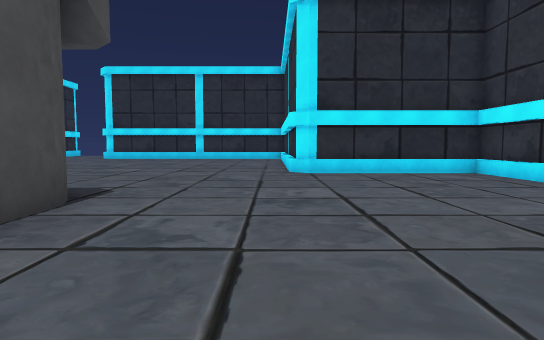
[1] (above)

24 first-person views from a walk through a scene from a Unity 3-D project. The camera is 1.5 m above the floor, tilts 4° down and sees 75° across. The floor is counted in squares, 2 m on a side. Each view is taken from the middle of a square. On the plan, view 1 faces up. The plan holds only what a view shows up to about 11 squares ahead; the rest is blank. The place goes on beyond the plan.

[2]
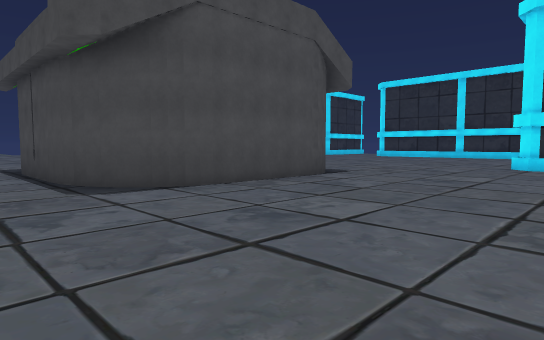

[3]
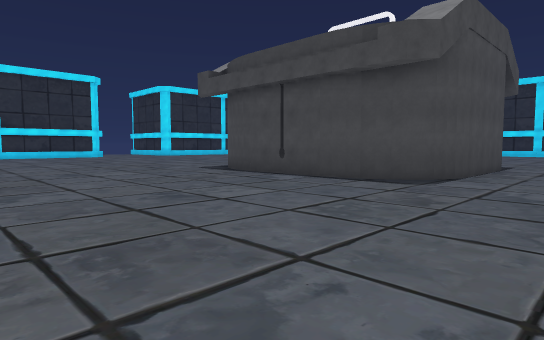

[4]
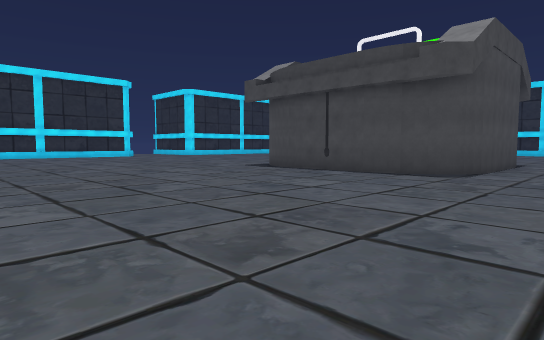

[5]
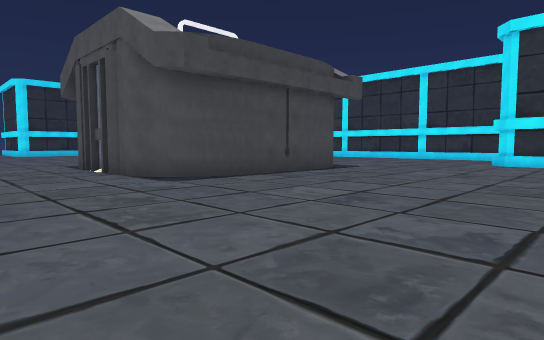

[6]
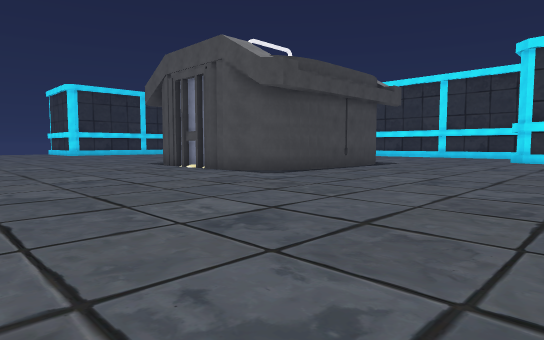

[7]
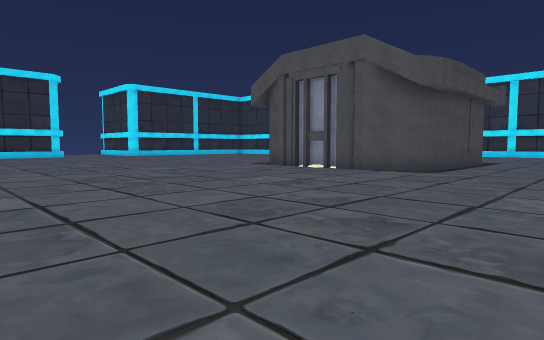

[8]
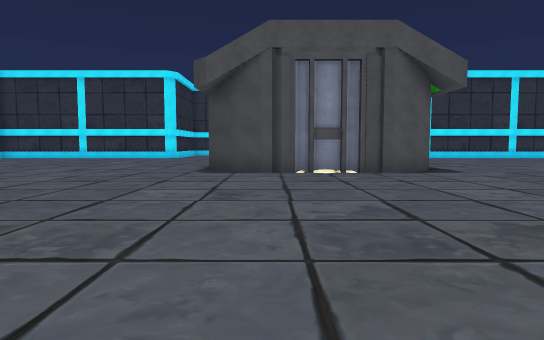

[9]
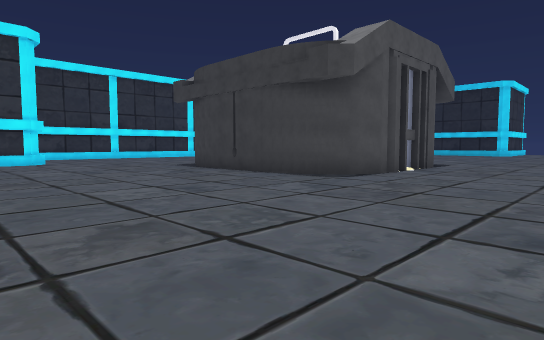

[10]
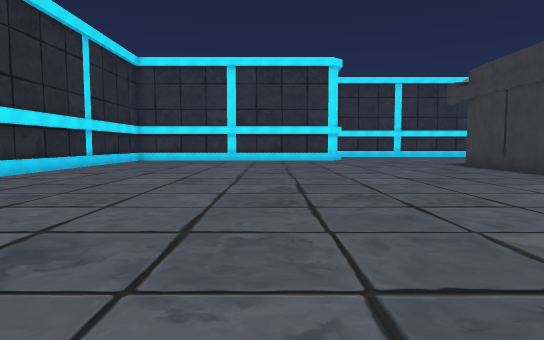

[11]
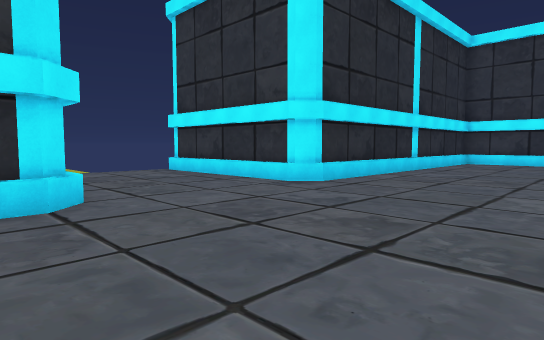

[12]
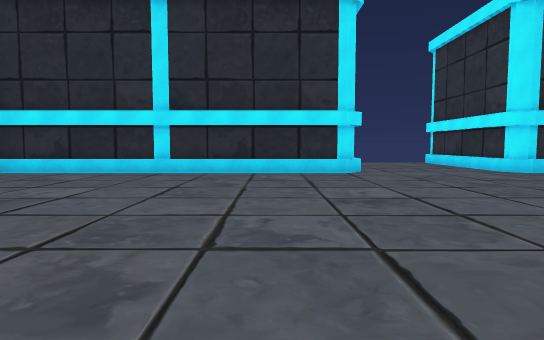

[13]
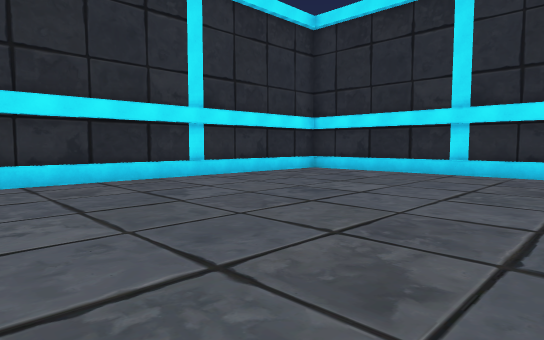

[14]
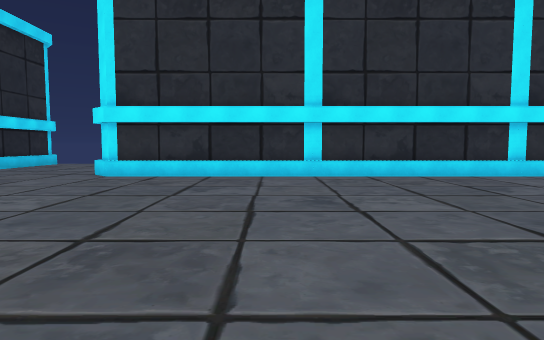

[15]
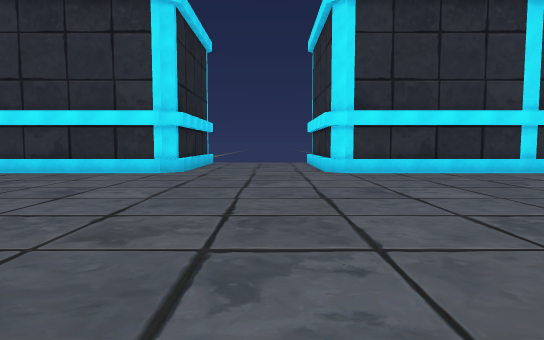

[16]
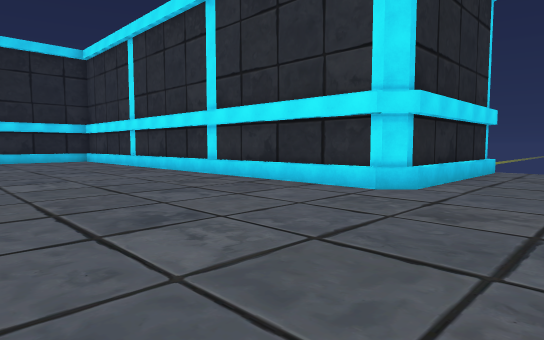

[17]
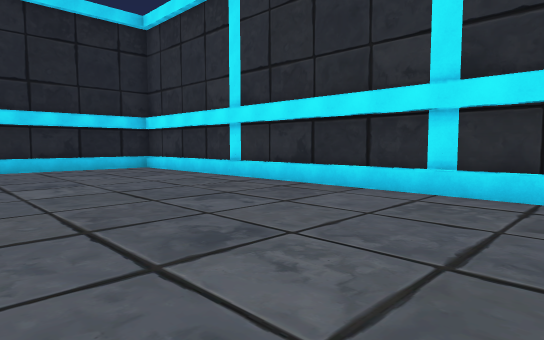

[18]
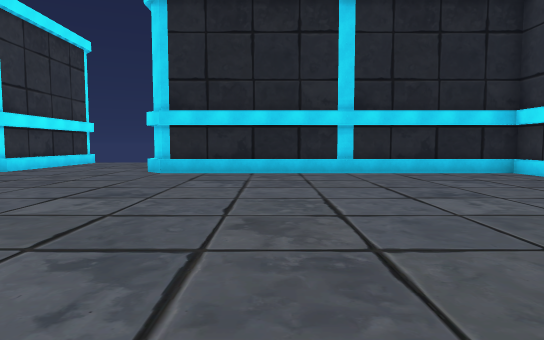

[19]
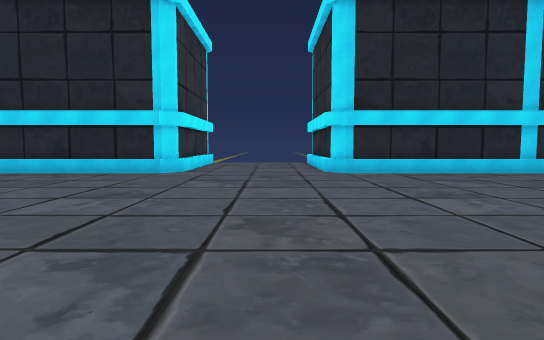

[20]
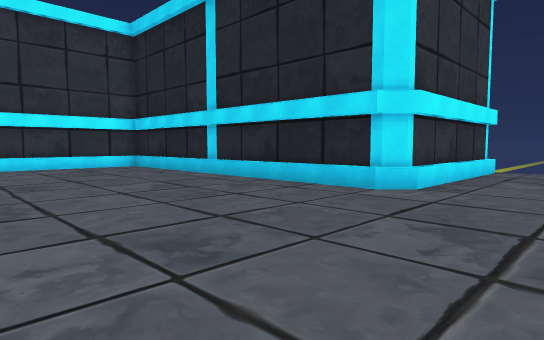

[21]
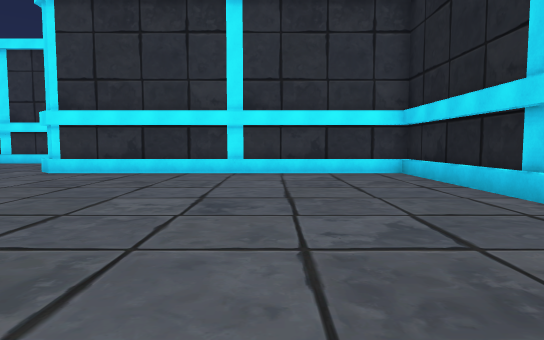

[22]
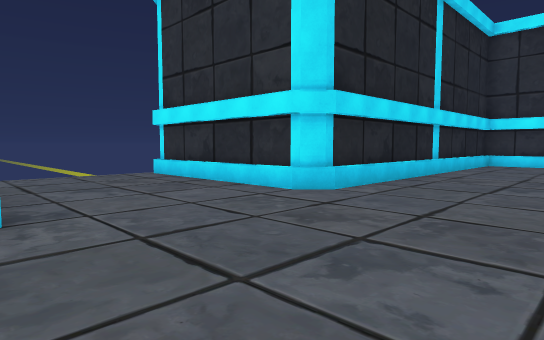

[23]
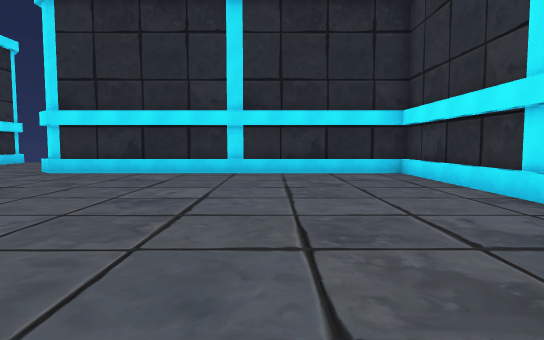

[24]
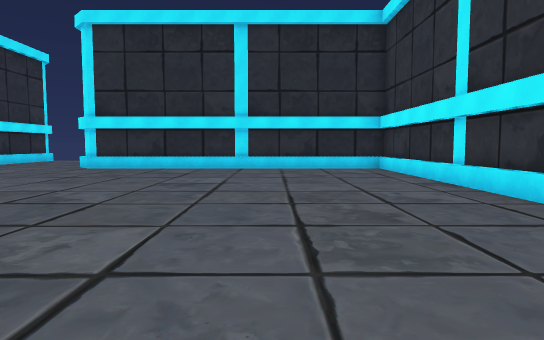

### Floor plan
Key: @ floor where view 1 was taken; # wall or solid block; . floor; O other object.
Columns run from 29 left of view 1 to 6 right of it. Each row starts with its distance up from view 1.
 25                  ...#
 24                  ...#
 23                 ....#
 22                 ....#
 21                 ....#
 20       ##########....###########
 19       ........................#
 18      #........................#
 17      #........................#
 16      #........................#
 15      #........................#
 14      #........................#
 13      #........................#
 12      #........................#
 11      #........................#
 10      #........................######
  9      #.............................#
  8      #.............................#
  7      #.................. ..........#
  6      #..............OOOO O.........
  5     ##.............OO     O.......
  4     ...............O      O......
  3    ................O      O......
  2  ..................O      O.....
  1 ...................O     OO......
  0 ######.............OO    OO..@...
 -1      #..............OOOOOO.......
 -2      #...........................
 -3      #...........................
 -4      #..........................
 -5      #........................#
 -6      #........................#
 -7      #........................#
 -8      #........................#
 -9      #........................#
-10      #........................#
-11      #........................#
-12      #........................#
-13      #........................#
-14      #........................#
-15      ###########....###########
-16                #....#
-17                #....#
-18                #....#
-19                #....#
-20                #....#

Positions as (right, up) in squares from view 1, and headings:
1: (0, 0), facing up
2: (3, -3), facing up-left
3: (0, -8), facing up-left
4: (0, -10), facing up-left
5: (-14, -8), facing up-right
6: (-17, -8), facing up-right
7: (-20, -5), facing up-right
8: (-20, 4), facing right
9: (-15, 13), facing down-right
10: (-17, 13), facing right
11: (-15, 15), facing up-right
12: (-16, 10), facing up
13: (-16, 10), facing up-left
14: (-15, 9), facing left
15: (-14, 3), facing left
16: (-18, 3), facing down-left
17: (-18, -3), facing down-left
18: (-17, -5), facing down
19: (-12, -5), facing down
20: (-12, -9), facing down-right
21: (-9, -11), facing right
22: (-9, -11), facing down-left
23: (-3, 10), facing up
24: (-3, 8), facing up
